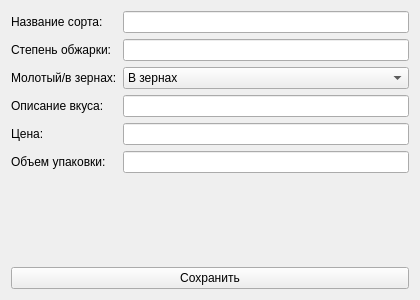
<?xml version="1.0" encoding="UTF-8"?>
<ui version="4.0">
 <class>Form</class>
 <widget class="QWidget" name="Form">
  <property name="geometry">
   <rect>
    <x>0</x>
    <y>0</y>
    <width>420</width>
    <height>300</height>
   </rect>
  </property>
  <property name="windowTitle">
   <string>Добавить / Изменить запись</string>
  </property>
  <layout class="QVBoxLayout" name="verticalLayout">
   <item>
    <layout class="QFormLayout" name="formLayout">
     <item row="0" column="0">
      <widget class="QLabel" name="label">
       <property name="text">
        <string>Название сорта:</string>
       </property>
      </widget>
     </item>
     <item row="0" column="1">
      <widget class="QLineEdit" name="titleEdit"/>
     </item>
     <item row="1" column="0">
      <widget class="QLabel" name="label_2">
       <property name="text">
        <string>Степень обжарки:</string>
       </property>
      </widget>
     </item>
     <item row="1" column="1">
      <widget class="QLineEdit" name="roastEdit"/>
     </item>
     <item row="2" column="0">
      <widget class="QLabel" name="label_3">
       <property name="text">
        <string>Молотый/в зернах:</string>
       </property>
      </widget>
     </item>
     <item row="2" column="1">
      <widget class="QComboBox" name="typeCombo">
       <item>
        <property name="text">
         <string>В зернах</string>
        </property>
       </item>
       <item>
        <property name="text">
         <string>Молотый</string>
        </property>
       </item>
      </widget>
     </item>
     <item row="3" column="0">
      <widget class="QLabel" name="label_4">
       <property name="text">
        <string>Описание вкуса:</string>
       </property>
      </widget>
     </item>
     <item row="3" column="1">
      <widget class="QLineEdit" name="tasteEdit"/>
     </item>
     <item row="4" column="0">
      <widget class="QLabel" name="label_5">
       <property name="text">
        <string>Цена:</string>
       </property>
      </widget>
     </item>
     <item row="4" column="1">
      <widget class="QLineEdit" name="priceEdit"/>
     </item>
     <item row="5" column="0">
      <widget class="QLabel" name="label_6">
       <property name="text">
        <string>Объем упаковки:</string>
       </property>
      </widget>
     </item>
     <item row="5" column="1">
      <widget class="QLineEdit" name="volumeEdit"/>
     </item>
    </layout>
   </item>
   <item>
    <widget class="QPushButton" name="saveButton">
     <property name="text">
      <string>Сохранить</string>
     </property>
    </widget>
   </item>
  </layout>
 </widget>
 <resources/>
 <connections/>
</ui>
